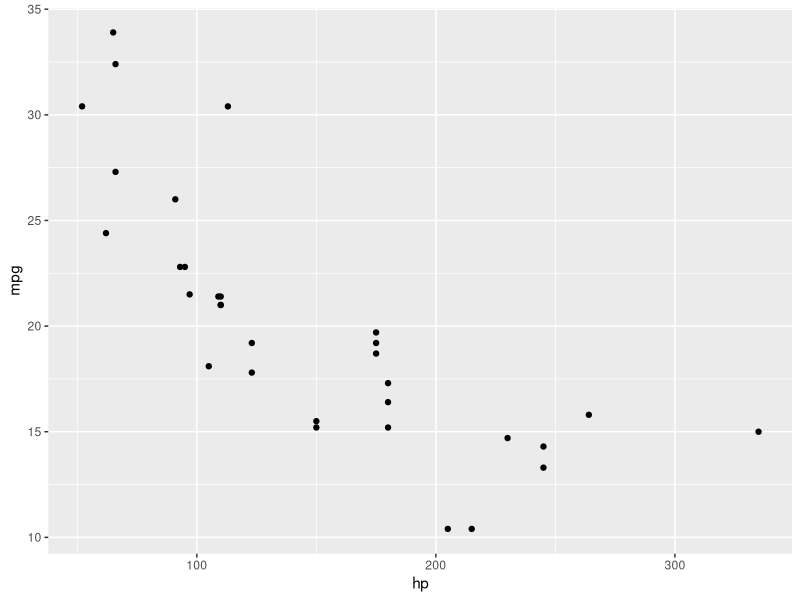
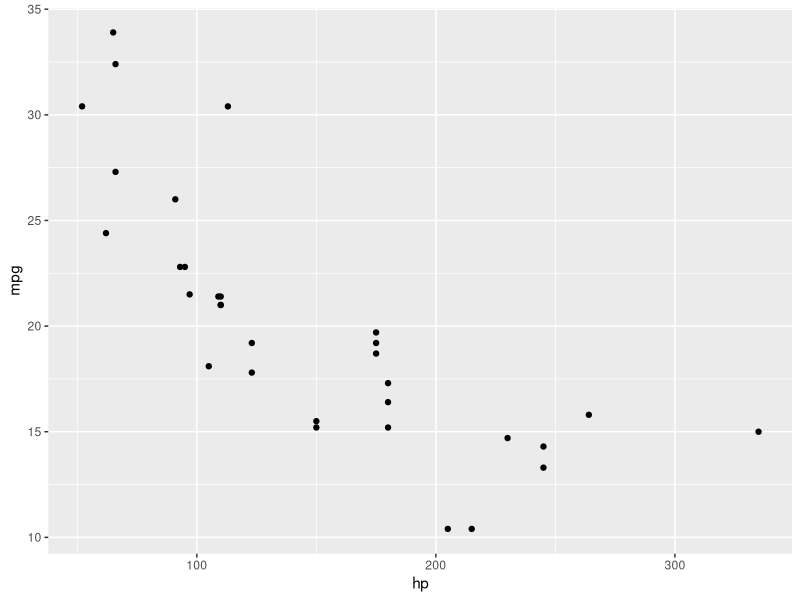
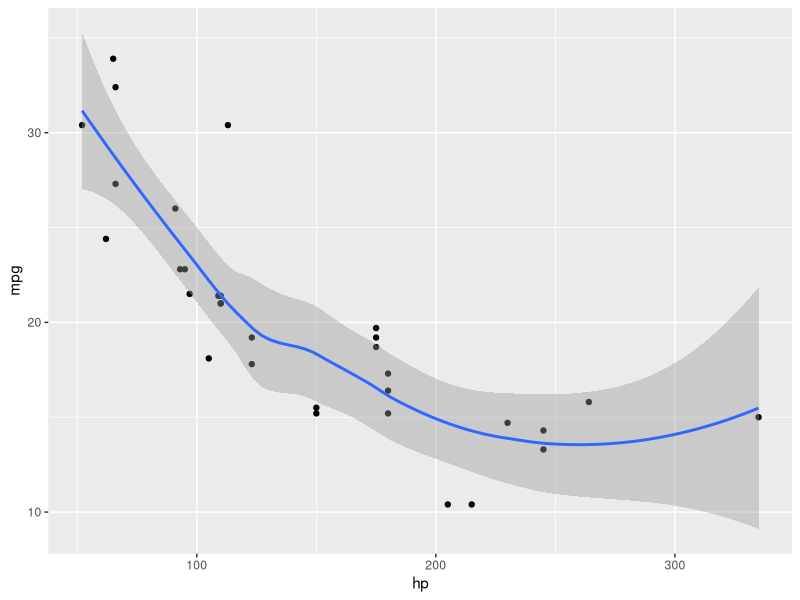
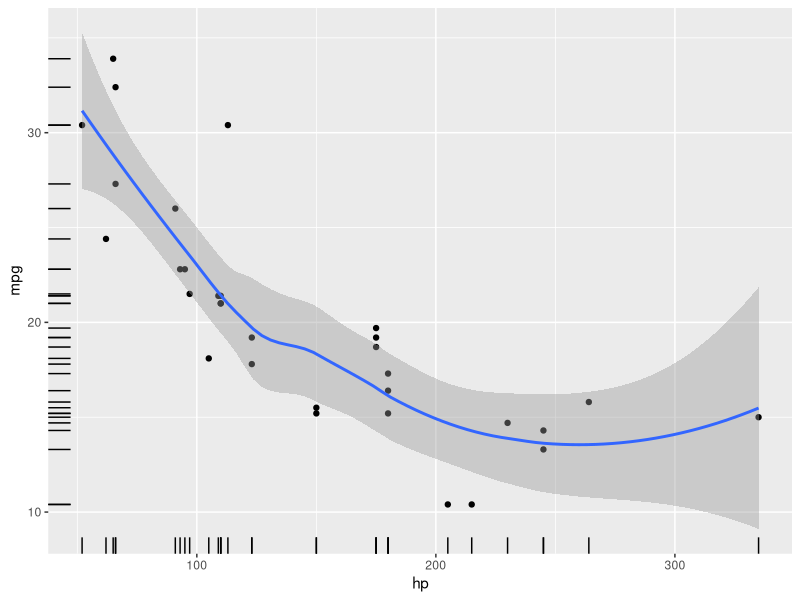
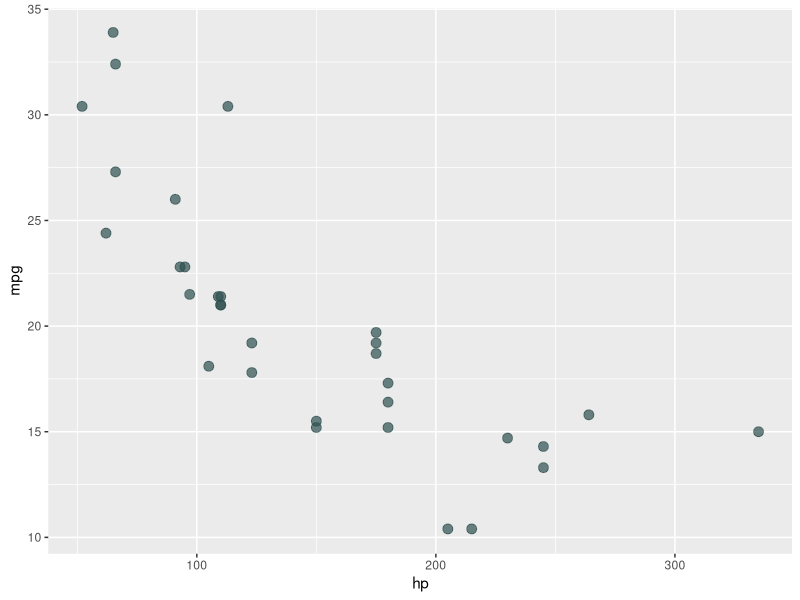
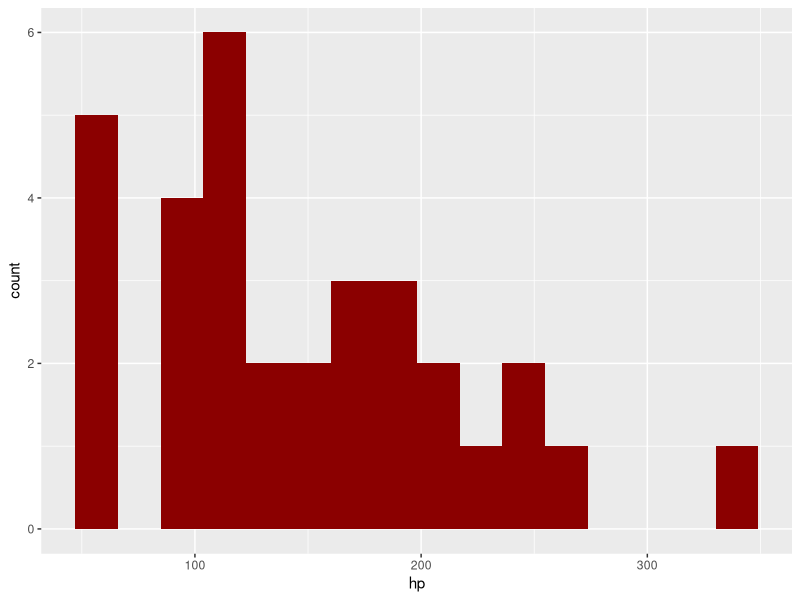
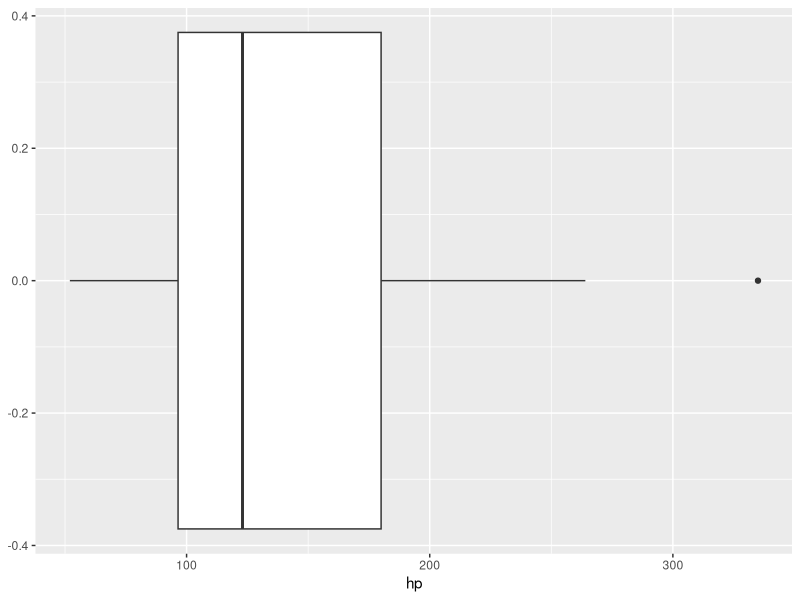
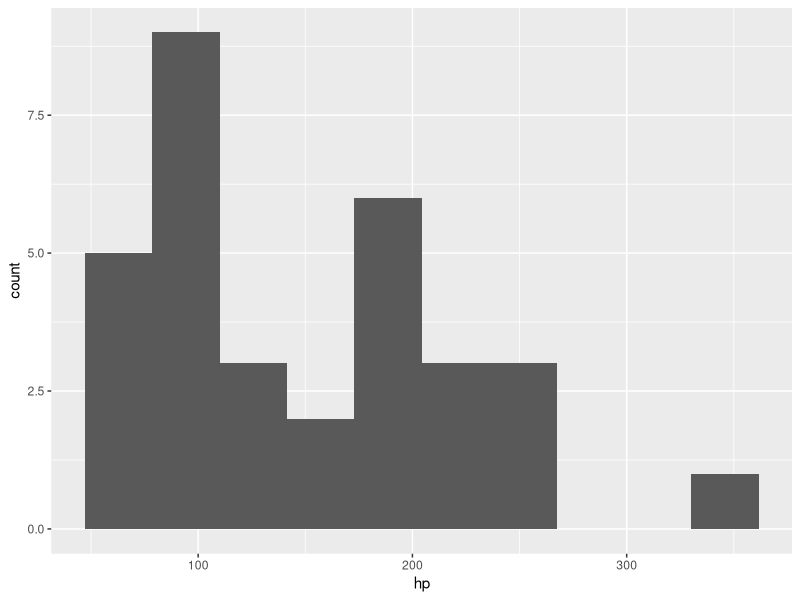

Generate these figures, in order, with R:
# ggplot2
# import tidyverse
library(tidyverse)
library(dplyr)

# plot the first ggplot
## geom_point() means scatter plot
ggplot(data = mtcars, mapping = aes(x = hp, y = mpg)) + 
  geom_point()

## we could brief the methods as follows
ggplot(mtcars,aes(x=hp,y=mpg)) +
  geom_point()

## plot the another layer of above chart with the smooth curve
ggplot(data = mtcars, mapping = aes(x = hp, y = mpg)) +
  geom_point() +
  geom_smooth()

## plot the another layer of above chart with rug plot (distribution of x and y values)
ggplot(data = mtcars, mapping = aes(x = hp, y = mpg)) +
  geom_point() +
  geom_smooth() +
  geom_rug()

# customize the size
ggplot(mtcars,aes(x=hp,y=mpg)) +
  geom_point(size=3,col='darkslategrey',alpha=0.7)

# plot the histogram
### by default, bins is 30 which we could customize it
ggplot(mtcars,aes(hp)) +
  geom_histogram(bins = 16,fill = 'darkred',alpla=0.5)

# build the box plot
ggplot(mtcars,aes(hp)) +
  geom_boxplot()

# we could save the plot setting as variables so we could use it as references.
p <- ggplot(mtcars,aes(hp))

p + geom_histogram(bins=10)
p + geom_density()
p + geom_boxplot()

# try to build the box plot with multiple varuables, we will try it with the new datasets
## see the grouping of each class of cut
diamonds %>%
  count(cut)

## plot the bar chart group by cut
ggplot(diamonds,aes(cut)) +
  geom_bar(fill = 'red4')

## see the grouping of each color
diamonds %>%
  count(color)

## map the diamonds$color to diamonds$cut
ggplot(diamonds,mapping = aes(cut,fill=color)) +
  geom_bar(position='stack') # default setting

## customize the position, make it not stack
ggplot(diamonds,mapping = aes(cut,fill=color)) +
  geom_bar(position='dodge')

## customize the position, make it shows the proportion
ggplot(diamonds,mapping = aes(cut,fill=color)) +
  geom_bar(position='fill')

# find the relationship between carat and price, we will use scatter plot for this study
ggplot(diamonds, aes(carat,price)) +
  geom_point()

### plotting with this datasets will take the time due to data size so we will try to sampling it
small_diamonds <- sample_n(diamonds, 5000)

ggplot(small_diamonds, aes(carat,price)) +
  geom_point()

# try facet: small multiple scatter charts, with linear equation, minimal themes(background), labels
ggplot(small_diamonds, aes(carat,price)) +
  geom_point() +
  geom_smooth(method = 'lm', col='red4') +
  facet_wrap(~color, ncol=2) +
  theme_minimal() +
  labs(title='carat and price scatter chart by color',
       x = 'carat',
       y = 'price(USD)',
       caption = 'source: sampling dataset')

# map the color with facet
ggplot(small_diamonds, aes(carat,price, col=cut)) +
  geom_point(size = 2, alpla = 0.3) +
  geom_smooth(method = 'lm', col='red4') +
  facet_wrap(~color, ncol=2) +
  theme_minimal() +
  labs(title='carat and price scatter chart by color',
       x = 'carat',
       y = 'price(USD)',
       caption = 'source: sampling dataset')
